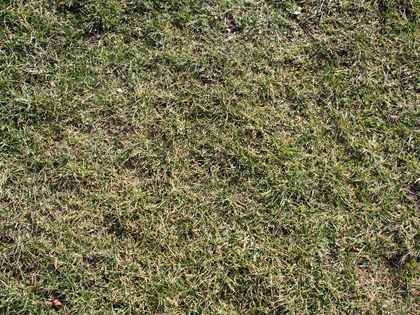
%> input picture data/inpaintingdata/1.png, 420 x 315 px, shrunk from 640 x 480 before the run
$ octave tests.m   (GNU Octave 9; MATLAB toolbox functions it lacks are replaced by stand-ins)
%> lines starting %> are read from the running program, lines starting %| are printed output that depends on the picture
patch = cell(17);
% mask = cell(4);
patch{1} = im2double(imread('../data/inpaintingdata/1.png'));
patch{2} = im2double(imread('../data/inpaintingdata/2.png'));
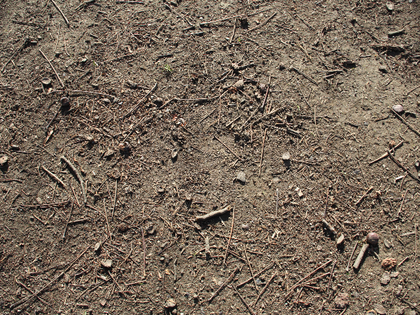
%> input picture data/inpaintingdata/2.png, 420 x 315 px, shrunk from 640 x 480 before the run
patch{3} = im2double(imread('../data/inpaintingdata/3.png'));
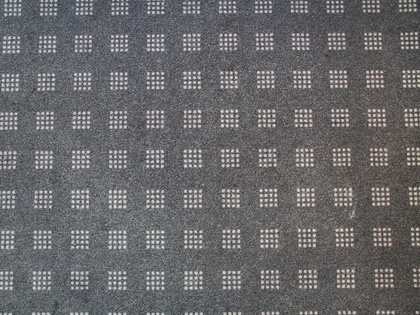
%> input picture data/inpaintingdata/3.png, 420 x 315 px, shrunk from 640 x 480 before the run
patch{4} = im2double(imread('../data/inpaintingdata/4.png'));
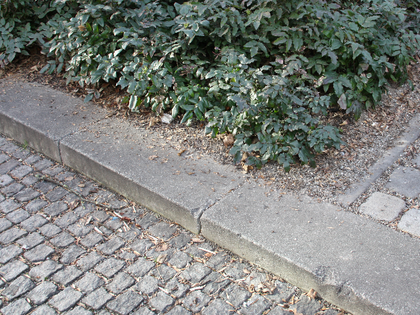
%> input picture data/inpaintingdata/4.png, 420 x 315 px, shrunk from 640 x 480 before the run
patch{5} = im2double(imread('../data/inpaintingdata/5.png'));
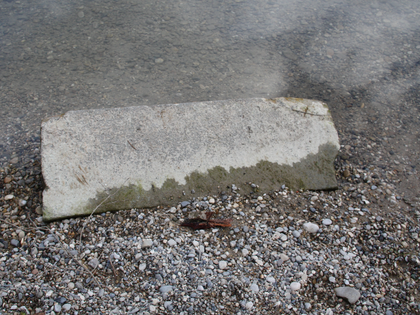
%> input picture data/inpaintingdata/5.png, 420 x 315 px, shrunk from 640 x 480 before the run
patch{6} = im2double(imread('../data/inpaintingdata/6.png'));
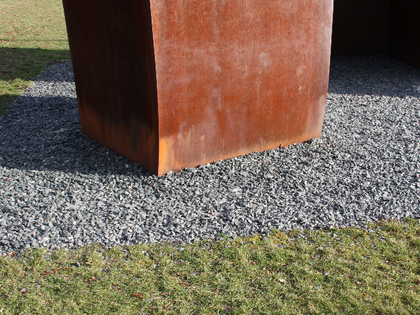
%> input picture data/inpaintingdata/6.png, 420 x 315 px, shrunk from 640 x 480 before the run
%> (the run ends here)
